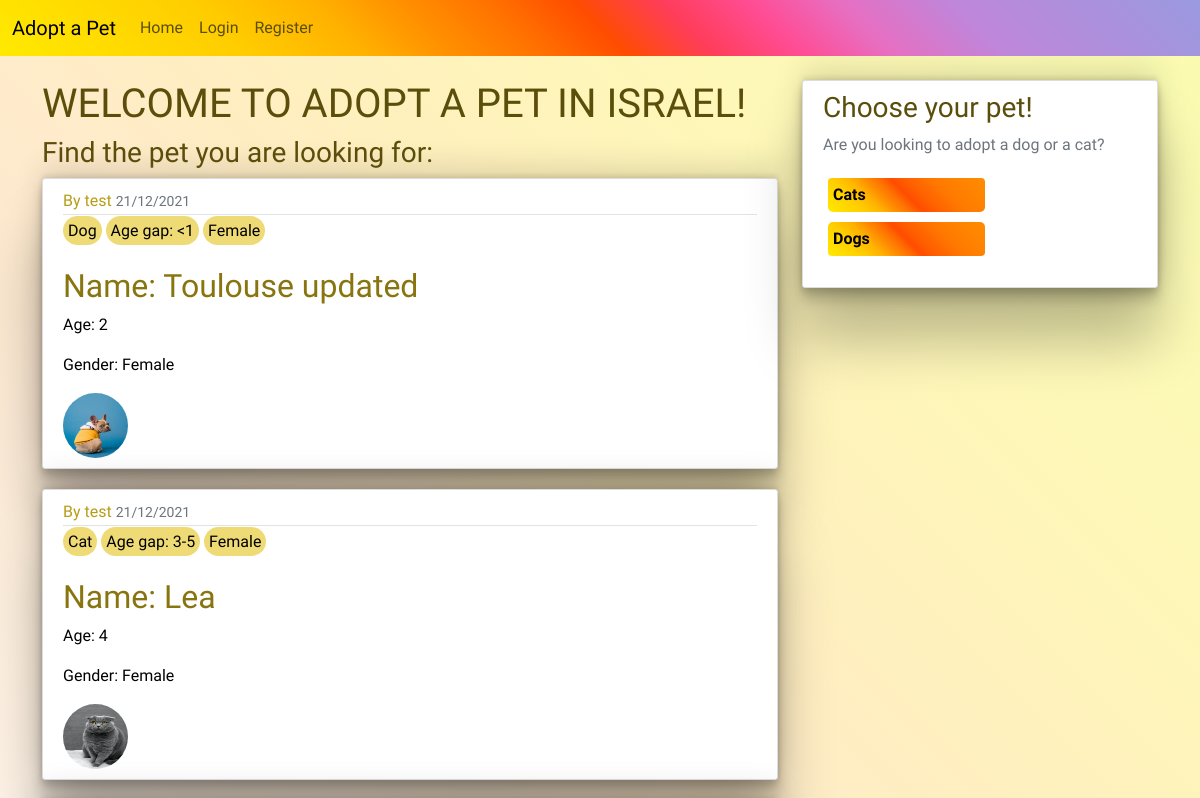
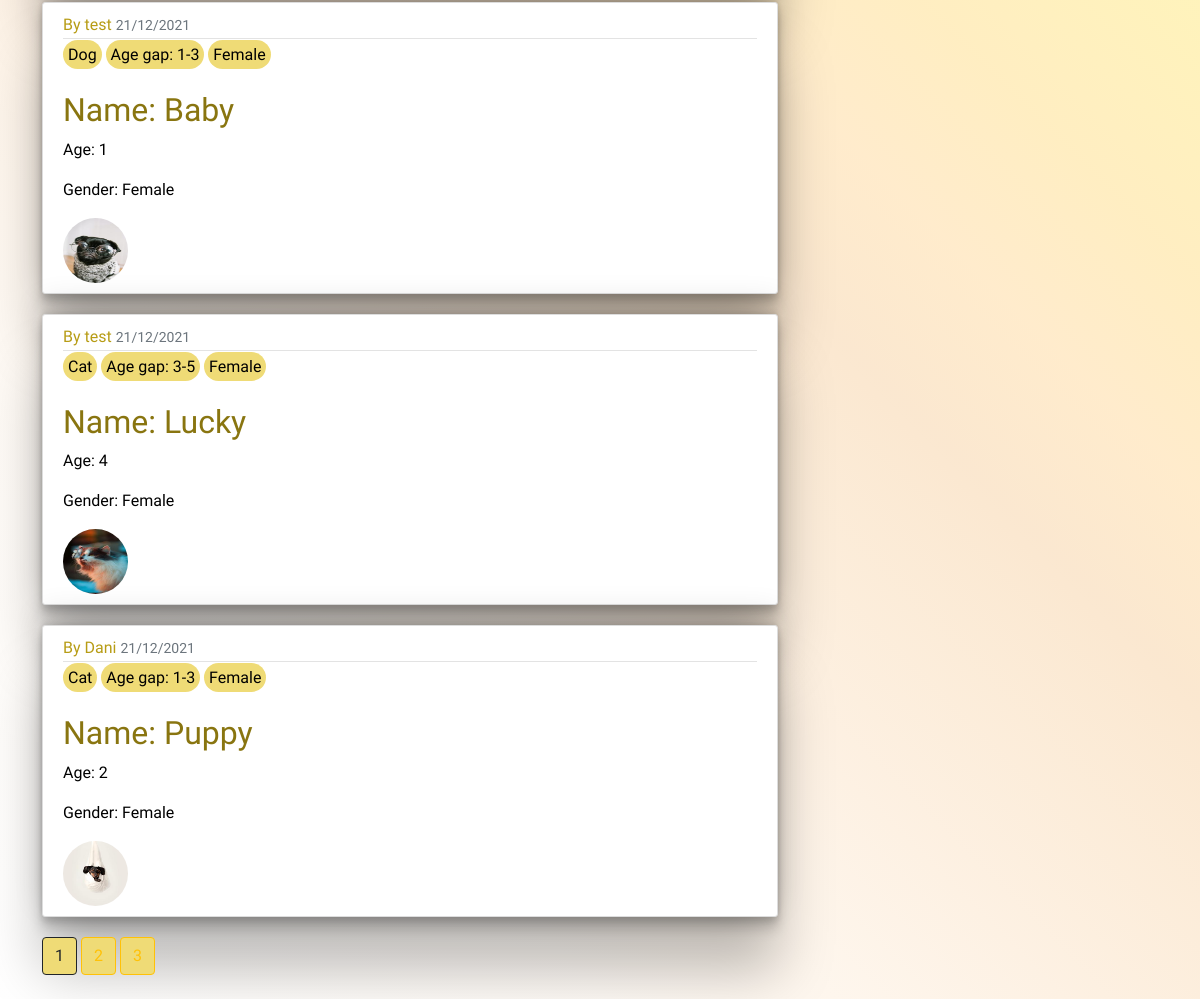
The page /home on the database its author committed (2 pictures, top to bottom).
### app/models.py (models this page shows, shortened)
class Post(db.Model):
    id = db.Column(db.Integer, primary_key=True)
    name = db.Column(db.String(20), nullable=False)
    age = db.Column(db.Integer, nullable=False)
    gender = db.Column(db.String(10), nullable=False)
    date_posted = db.Column(db.DateTime, nullable=False, default=datetime.utcnow)
    content = db.Column(db.Text, nullable=False)
    user_id = db.Column(db.Integer, db.ForeignKey('user.id'), nullable=False)
    pictures = db.Column(db.String(20), nullable=False, default='default.jpg')
    adoption_info = db.Column(db.Text, nullable=False)
    pet_tag = db.Column(db.String(5), nullable=False)
    age_tag = db.Column(db.String(5), nullable=False)

class User(db.Model, UserMixin):
    id = db.Column(db.Integer, primary_key=True)
    username = db.Column(db.String(20), unique=True, nullable=False)
    name = db.Column(db.String(30), nullable=False)
    email = db.Column(db.String(120), unique=True, nullable=False)
    image_file = db.Column(db.String(20), nullable=False, default='default.jpg')
    password = db.Column(db.String(60), nullable=False)
    posts = db.relationship('Post', backref='user', lazy=True)

### app/routes.py (the view)
@app.route('/')
@app.route('/home')
def home():
    page = request.args.get('page', 1, type=int)
    posts = Post.query.order_by(Post.date_posted.desc()).paginate(page=page, per_page=5)
    return render_template('home.html', posts=posts, title='Homepage')

### app/templates/home.html
{% extends 'layout.html' %}
{% block content %}
<h1>WELCOME TO ADOPT A PET IN ISRAEL!</h1>
<h3 class="special-font">Find the pet you are looking for:</h3>
    {% for post in posts.items %}
         <article class="media content-section">
          <div class="media-body">
            <div class="article-metadata">
              <a class="mr-2" href="{{ url_for('user_posts', username=post.user.username) }}"> By {{ post.user.username}}</a>
              <small class="text-muted">{{ post.date_posted.strftime('%d/%m/%Y') }}</small>
            </div>
              <div>
                  <span class="tag">{{ post.pet_tag }}</span>
                  <span class="tag">Age gap: {{ post.age_tag}}</span>
                  <span class="tag">{{ post.gender}}</span>
              </div>
              <br>
            <h2><a class="article-title" href="{{ url_for('post', post_id=post.id) }}">Name: {{ post['name']}}</a></h2>
            <p class="article-content"> Age: {{ post['age'] }}</p>
            <p class="article-content">Gender: {{ post['gender'] }}</p>
            <img class="rounded-circle article-img" src="{{ url_for('static', filename='pictures/' + post.pictures) }}" alt="pets">
          </div>
        </article>
      {% endfor %}
    {% for page_num in posts.iter_pages(left_edge=1, right_edge=1, left_current=1, right_current=2) %}
        {% if page_num %}
            {% if posts.page == page_num %}
                <a class="btn btn-outline-dark mb-4" href="{{ url_for('home', page=page_num) }}">{{ page_num }}</a>
            {% else %}
                <a class="btn btn-outline-warning mb-4" href="{{ url_for('home', page=page_num) }}">{{ page_num }}</a>
            {% endif %}
        {% endif %}
    {% endfor %}
{% endblock content %}

### app/static/main.css (style rules this page uses)
* { font-family: 'Mukta', sans-serif; }
.special-font { font-family: 'Vujahday Script', cursive; }
body { color: black; margin-top: 5rem; background-image: linear-gradient( 45deg, hsl(0deg 0% 100%) 0%, hsl(32deg 89% 98%) 20%, hsl(32deg 88% 96%) 29%, hsl(32deg 87% 94%) 36%, hsl(33deg 85% 92%) 43%, hsl(33deg 84% 90%) 50%, hsl(37deg 100% 90%) 57%, hsl(43deg 100% 88%) 64%, hsl(48deg 100% 87%) 71%, hsl(54deg 97% 86%) 80%, hsl(62deg 93% 84%) 100% ); }
h1, h2, h3, h4, h5, h6 { color: #5b4e0b; }
.content-section { background: #ffffff; padding: 10px 20px; border: 1px solid #dddddd; border-radius: 3px; margin-bottom: 20px; box-shadow: rgba(0, 0, 0, 0.25) 0px 54px 55px, rgba(0, 0, 0, 0.12) 0px -12px 30px, rgba(0, 0, 0, 0.12) 0px 4px 6px, rgba(0, 0, 0, 0.17) 0px 12px 13px, rgba(0, 0, 0, 0.09) 0px -3px 5px; }
.article-title { color: #897510; text-decoration: none; }
.article-content { white-space: pre-line; }
.article-img { height: 65px; width: 65px; margin-right: 16px; }
.article-metadata { color: #897510; text-decoration: none; padding-bottom: 1px; margin-bottom: 4px; border-bottom: 1px solid #e3e3e3 }
.article-metadata .mr-2 { text-decoration: none; color: #b79c15; }
.btn { background-color: #efdb76; }
.tag { background-color: #efdb76; color: black; padding: 5px; border-radius: 15px; border: none; }

### rows shown on the page
Post: user.username "test", date_posted "21/12/2021", pet_tag "Dog", age_tag "<1", gender "Female", name "Toulouse updated", age "2", pictures (picture)
Post: user.username "test", date_posted "21/12/2021", pet_tag "Cat", age_tag "3-5", gender "Female", name "Lea", age "4", pictures (picture)
Post: user.username "test", date_posted "21/12/2021", pet_tag "Dog", age_tag "1-3", gender "Female", name "Baby", age "1", pictures (picture)
Post: user.username "test", date_posted "21/12/2021", pet_tag "Cat", age_tag "3-5", gender "Female", name "Lucky", age "4", pictures (picture)
Post: user.username "Dani", date_posted "21/12/2021", pet_tag "Cat", age_tag "1-3", gender "Female", name "Puppy", age "2", pictures (picture)

### other values the page prints
{{ page_num }} "1"
{{ page_num }} "2" "3"
